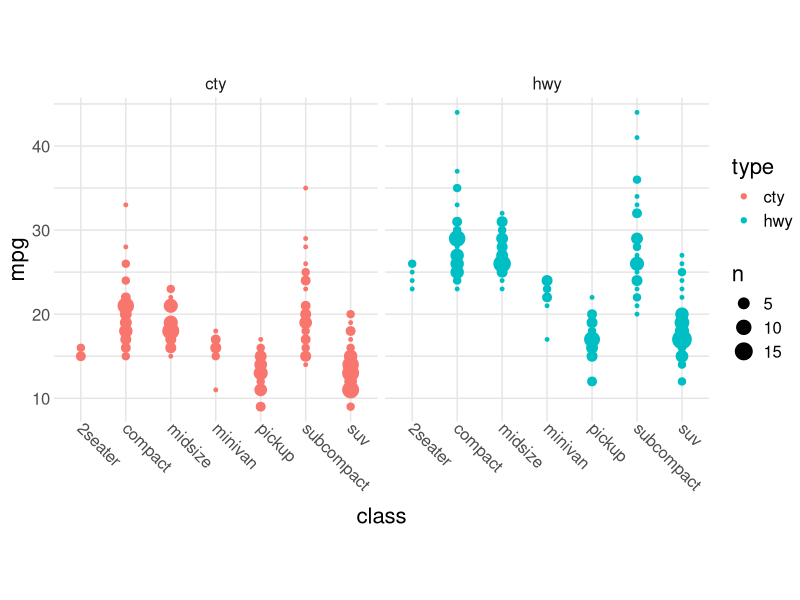

The R script that drew this image:
## ---- chunk 1
library(tidyverse)

theme_common <- function() {
  theme_minimal() %+replace%
  theme(
    axis.text.x = element_text(size = 12),
    axis.text.y = element_text(size = 12),
    axis.title.x = element_text(margin = margin(4, 4, 4, 4), size = 16),
    axis.title.y = element_text(margin = margin(4, 4, 4, 4), size = 16, angle = 90),

    legend.title = element_text(size = 16),
    legend.text = element_text(size = 12),

    strip.text.x = element_text(size = 12),
    strip.text.y = element_text(size = 12),

    panel.grid.major = element_line(color = "grey90"),
    panel.grid.minor = element_line(color = "grey90"),

    aspect.ratio = 4 / 4,

    plot.margin = unit(c(t = +0, b = +0, r = +0, l = +0), "cm"),
    plot.title = element_text(size = 18),
    plot.title.position = "plot",
    plot.subtitle = element_text(size = 16),
    plot.caption = element_text(size = 12)
  )
}
## ---- chunk 2
mpg %>%
  pivot_longer(
    cty:hwy,
    names_to = "type",
    values_to = "mpg",
  ) %>%

  ggplot(aes(class, mpg, color = type)) +
  geom_count(position = position_dodge(width = 0.5)) +
  ## Tail
  facet_grid(~type) +
  ## Use of theme
  theme_common() +
  theme(axis.text.x = element_text(angle = 315, hjust = 0))
